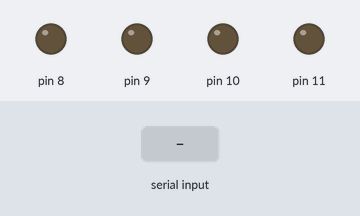
Bench run of a sketch on a simulated Arduino Uno, built with avr-gcc and run on an emulated ATmega328P. On the bench: output pins drawn as LEDs (lit = HIGH). The test bench sets the inputs (shaded band).

Above: at 1.2 s.
1.3 s: "a" received over Serial
At 2.2 s:
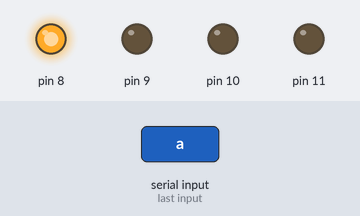
2.8 s: "b" received over Serial
At 3.4 s:
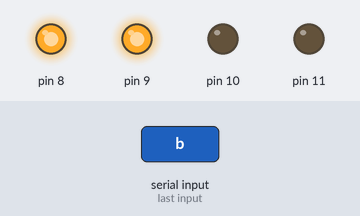
4.3 s: "c" received over Serial
At 5.5 s:
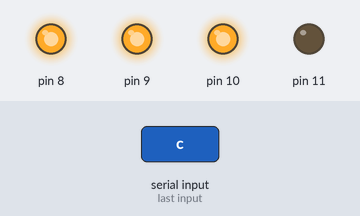
5.8 s: "d" received over Serial
At 6.9 s:
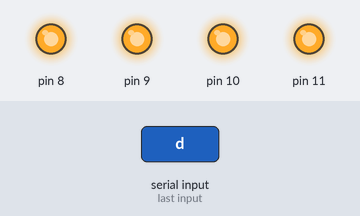
7.3 s: "e" received over Serial
At 8.0 s:
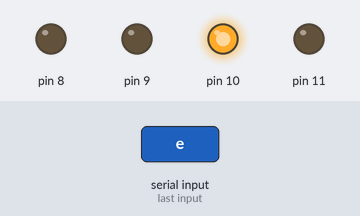
8.8 s: "g" received over Serial
At 9.1 s:
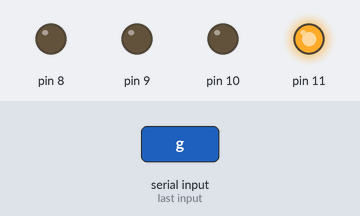
Timing chart, 0 to 11.3 s (numbered marks = the images above; inputs shaded):
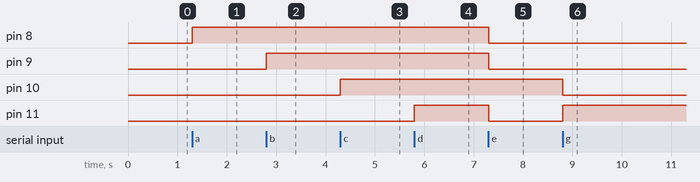

The sketch:

bluetooth_module_recieveer_code.ino
```cpp
void setup() {
  for (int i = 8; i < 12; i++)
  {
    pinMode(i, OUTPUT);
  }
  Serial.begin(9600);
}

void loop() {
  if (Serial.available())
  {
    char s = Serial.read();
    if (s == 'a')
    {
      digitalWrite(8, HIGH);
      digitalWrite(9, LOW);
      digitalWrite(10, LOW);
      digitalWrite(11, LOW);

    }
    else if (s == 'b')
    {
      digitalWrite(8, HIGH);
      digitalWrite(9, HIGH);
      digitalWrite(10, LOW);
      digitalWrite(11, LOW);
    }
    else if (s == 'c')
    {
      digitalWrite(8, HIGH);
      digitalWrite(9, HIGH);
      digitalWrite(10, HIGH);
      digitalWrite(11, LOW);
    }
    else if (s == 'd')
    {
      digitalWrite(8, HIGH);
      digitalWrite(9, HIGH);
      digitalWrite(10, HIGH);
      digitalWrite(11, HIGH);
    }
    else if (s == 'e')
    {
      digitalWrite(8, LOW);
      digitalWrite(9, LOW);
      digitalWrite(10, HIGH);
      digitalWrite(11, LOW);
    }
    else if (s == 'f')
    {
      digitalWrite(8, LOW);
      digitalWrite(9, LOW);
      digitalWrite(10, LOW);
      digitalWrite(11, LOW);
    }
    else if (s == 'g')
    {
      digitalWrite(8, LOW);
      digitalWrite(9, LOW);
      digitalWrite(10, LOW);
      digitalWrite(11, HIGH);
    }
    else if (s == 'h')
    {
      digitalWrite(8, HIGH);
      digitalWrite(9, LOW);
      digitalWrite(10, LOW);
      digitalWrite(11, LOW);
    }


  }
}
```

Measured:
- after the input at 1.3 s, pin 8: LOW → HIGH at once
- after the input at 2.8 s, pin 9: LOW → HIGH at once
- after the input at 4.3 s, pin 10: LOW → HIGH at once
- after the input at 5.8 s, pin 11: LOW → HIGH at once
- after the input at 7.3 s, pin 8, pin 9, pin 11: HIGH → LOW at once
- after the input at 8.8 s, pin 10: HIGH → LOW at once; pin 11: LOW → HIGH at once
